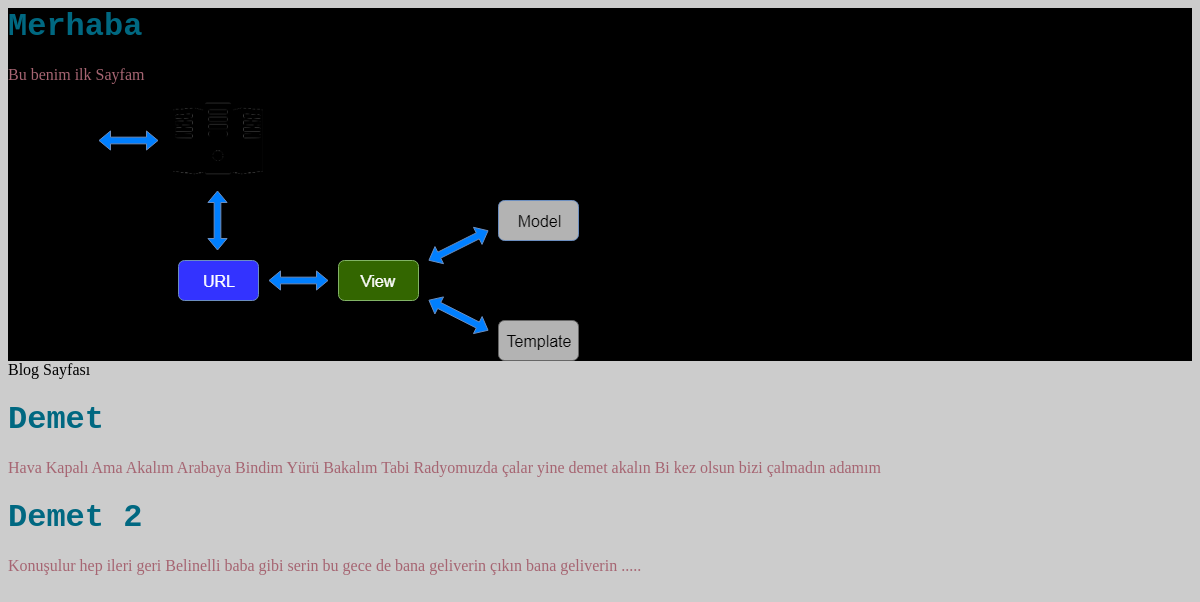
The page / on the database its author committed.
### EdzBlog/models.py (models this page shows, shortened)
class Gonderi(models.Model):
    yazar = models.ForeignKey('auth.User',on_delete=models.CASCADE)
    baslik = models.CharField(max_length=200)
    yazi = models.TextField()
    olusturma_zaman = models.DateTimeField(default=timezone.now)
    yayim_zaman = models.DateTimeField(blank=True,null=True)

### EdzBlog/views.py (the view)
# urls.py: path('',views.gonderiListele,name="gonderiliste")
def gonderiListele(request):
    gonderiler = Gonderi.objects.all()
    return render(request,'EdzBlog/GonderiListe.html',{'gonderiler':gonderiler})

### templates/EdzBlog/GonderiListe.html
{% extends '../base.html'%}
{% block content %}
{% block abuzer %} Blog Sayfası {% endblock %}
{% for gonderi in gonderiler %}
<h1>{{gonderi.baslik}}</h1>
<p>{{gonderi.yazi}}</p>
{% endfor %}
{% endblock %}

### templates/base.html (shortened to what this page needs)
{% load static %}
<html>
<head>
<link rel="stylesheet" href="{% static 'EdzBlog/Benim.css' %}">
</head>
<body>
<div class="banner">
<h1> Merhaba </h1>
<p> Bu benim ilk Sayfam </p>
<img src="{% static 'deneme.png'%}"/>
</div>
{% block content %}
{% endblock %}
</body>
</html>

### static/EdzBlog/Benim.css (style rules this page uses)
h1 { color:#006881; font-family: 'Courier New', Courier, monospace; }
.banner { color:#ccc; background-color: #000; }
p { color:#A66572; }
body { background: #ccc; }

### rows shown on the page
Gonderi: baslik "Demet", yazi "Hava Kapalı Ama Akalım Arabaya Bindim Yürü Bakalım Tabi Radyomuzda çalar yine demet akalın Bi kez olsun bizi çalmadın adamım"
Gonderi: baslik "Demet 2", yazi "Konuşulur hep ileri geri Belinelli baba gibi serin bu gece de bana geliverin çıkın bana geliverin ....."
